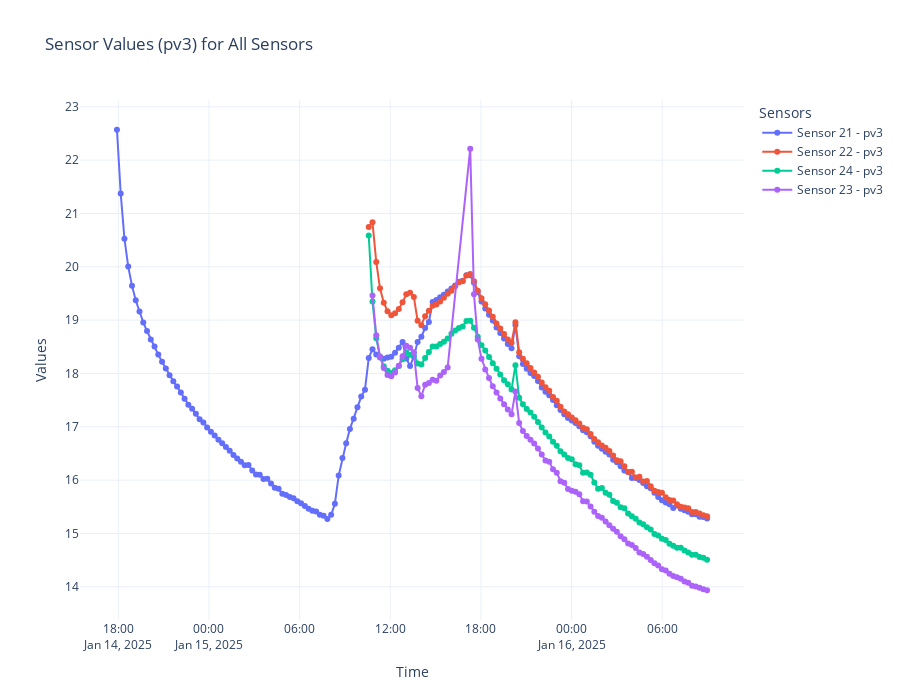

The notebook cell this image was saved under:
### Code cell
# Create a Plotly figure for pv3
fig_pv3 = go.Figure()

# Iterate over each sensor
for sensor in sensors:
    # Filter data for the current sensor
    sensor_data = df[df['sensor'] == sensor]

    # Add pv3 line for the sensor
    fig_pv3.add_trace(go.Scatter(
        x=sensor_data['time'],
        y=sensor_data['pv3'],
        mode='lines+markers',
        name=f"Sensor {sensor} - pv3"
    ))

# Update layout
fig_pv3.update_layout(
    title="Sensor Values (pv3) for All Sensors",
    xaxis_title="Time",
    yaxis_title="Values",
    legend_title="Sensors",
    template="plotly_white",
    height=700
)

# Show the plot
fig_pv3.show()
